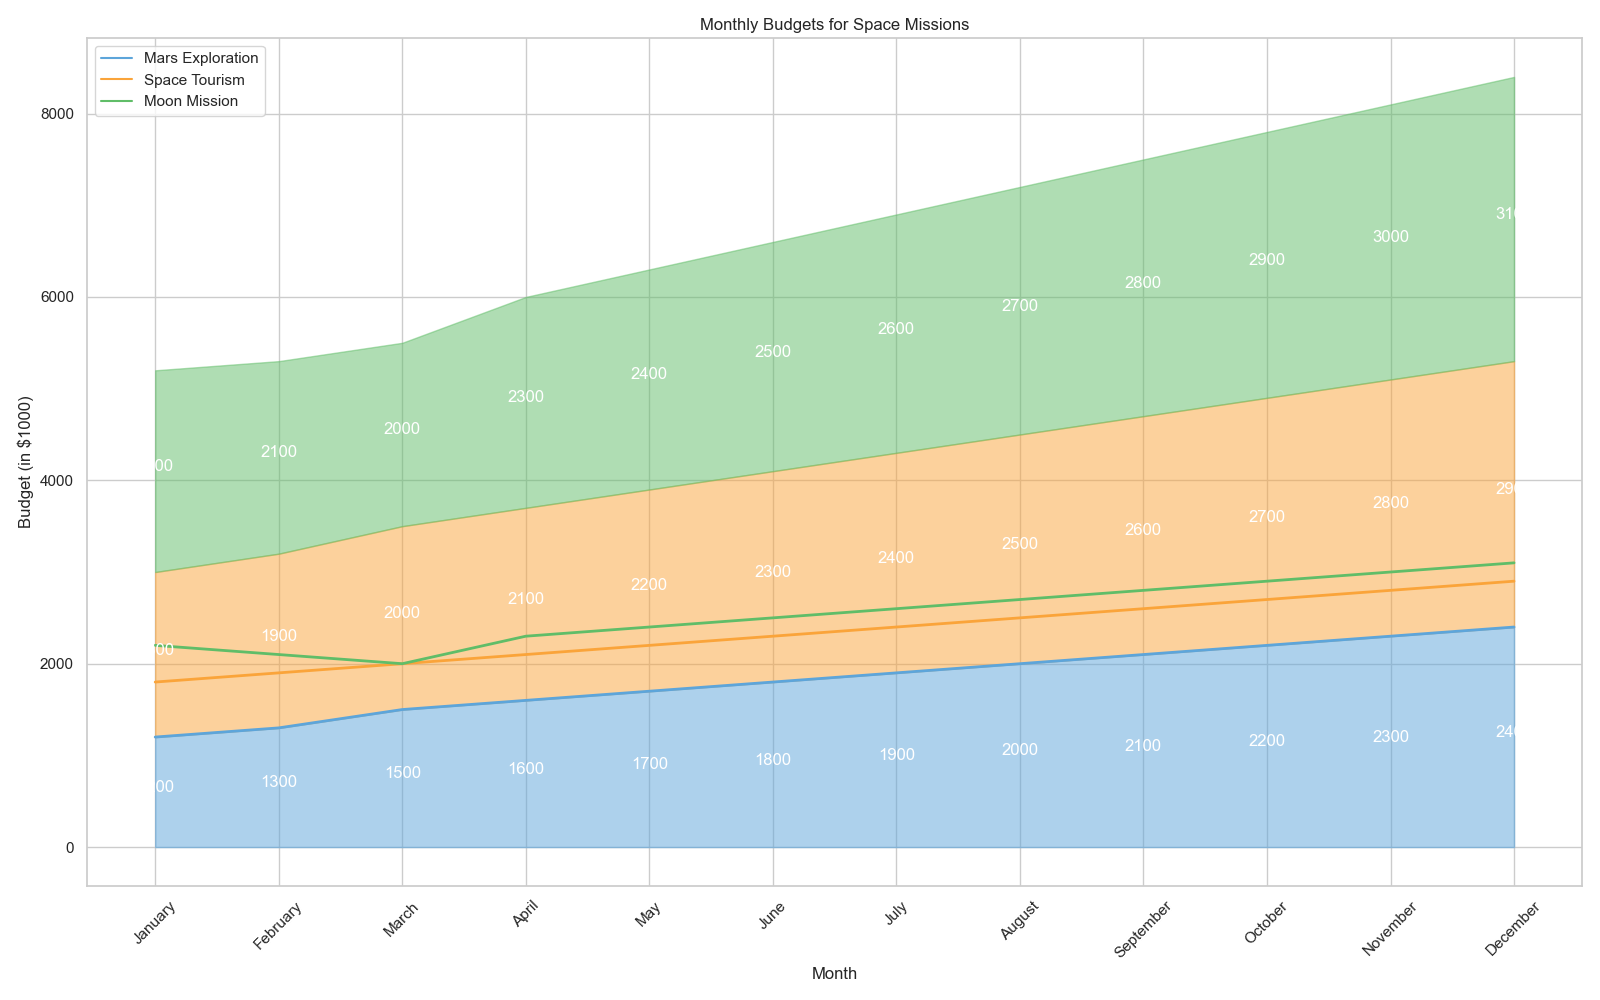

The Python source for this figure:

import pandas as pd
import seaborn as sns
import matplotlib.pyplot as plt

data = {
    'Month': ['January', 'February', 'March', 'April', 'May', 'June',
              'July', 'August', 'September', 'October', 'November', 'December'],
    'Mars Exploration': [1200, 1300, 1500, 1600, 1700, 1800, 1900, 2000, 2100, 2200, 2300, 2400],
    'Space Tourism': [1800, 1900, 2000, 2100, 2200, 2300, 2400, 2500, 2600, 2700, 2800, 2900],
    'Moon Mission': [2200, 2100, 2000, 2300, 2400, 2500, 2600, 2700, 2800, 2900, 3000, 3100]
}

df = pd.DataFrame(data)
df_melted = df.melt(id_vars='Month', var_name='Mission', value_name='Budget')
df_melted['Month'] = pd.Categorical(df_melted['Month'], categories=data['Month'], ordered=True)

plt.figure(figsize=(16, 10))
sns.set(style="whitegrid")

colors = ["#5DA5DA", "#FAA43A", "#60BD68"]

sns.lineplot(data=df_melted, x='Month', y='Budget', hue='Mission', palette=colors, sort=False, lw=2)

plt.fill_between(data['Month'], df["Mars Exploration"], color="#5DA5DA", alpha=0.5)
plt.fill_between(data['Month'], df["Mars Exploration"], df["Mars Exploration"] + df["Space Tourism"], color="#FAA43A", alpha=0.5)
plt.fill_between(data['Month'], df["Mars Exploration"] + df["Space Tourism"], df["Mars Exploration"] + df["Space Tourism"] + df["Moon Mission"], color="#60BD68", alpha=0.5)

for idx, month in enumerate(data['Month']):
    plt.text(x=idx, y=df.loc[idx, "Mars Exploration"]/2, s=df.loc[idx, "Mars Exploration"], ha='center', color='w')
    plt.text(x=idx, y=df.loc[idx, "Mars Exploration"] + df.loc[idx, "Space Tourism"]/2, s=df.loc[idx, "Space Tourism"], ha='center', color='w')
    plt.text(x=idx, y=df.loc[idx, "Mars Exploration"] + df.loc[idx, "Space Tourism"] + df.loc[idx, "Moon Mission"]/2, s=df.loc[idx, "Moon Mission"], ha='center', color='w')

plt.xlabel('Month')
plt.ylabel('Budget (in $1000)')
plt.title('Monthly Budgets for Space Missions')
plt.xticks(rotation=45)
plt.legend(loc='upper left')
plt.tight_layout()
plt.show()
